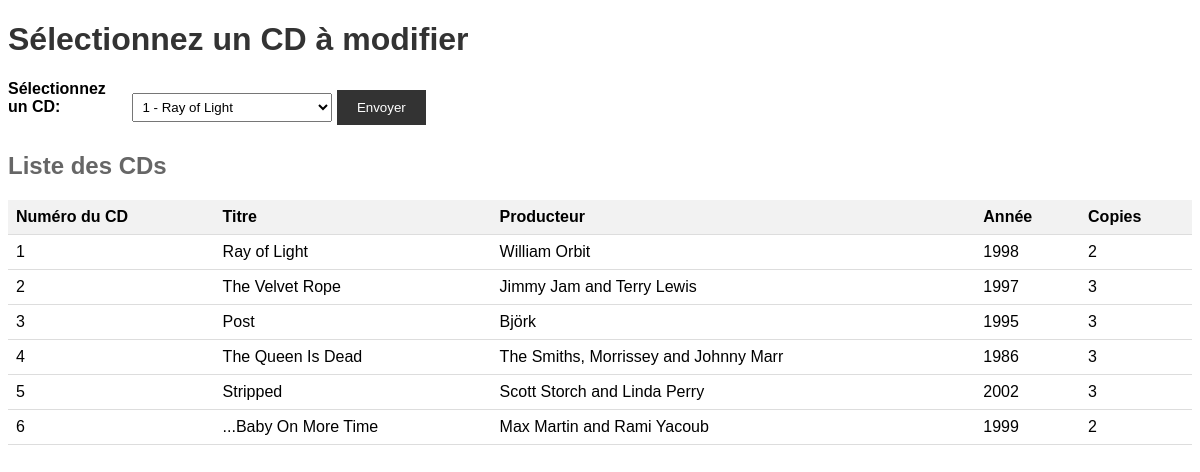
The page /2.choix-cd/choix-cd.php on the database its author committed.
### tables this page shows
CREATE TABLE IF NOT EXISTS CD (
    CD_NUMBER INT PRIMARY KEY,
    TITLE VARCHAR(255),
    PRODUCER VARCHAR(255),
    YEAR INT CHECK (YEAR >= 1800),
    COPIES INT
);

### www/2.choix-cd/choix-cd.php (the view, shortened to what this page needs)
<!DOCTYPE html>
<html>
    <head>
    </head>
    <body>
        <?php
        $bdd = new PDO('mysql:host=ms8db;dbname=groupXX', 'groupXX', 'secret');
        $query = 'SELECT * FROM CD';
        $queryTable = $query;
        $stmt = $bdd->prepare($query);
        $stmt->execute();
        $cds = $stmt->fetchAll(PDO::FETCH_ASSOC);
        ?>
        <h1> Sélectionnez un CD à modifier </h1>
        <form method="post" action="choix-cd.php">
            <p>
            <label for="cds">Sélectionnez un CD:</label>
            <select name="cds" id="cds">
                <?php foreach ($cds as $cd): ?>
                    <option value="<?= $cd['CD_NUMBER'] ?>"><?= $cd['CD_NUMBER'] ?> - <?= $cd['TITLE'] ?></option>
                <?php endforeach; ?>
            </select>
            <input type="submit" value="Envoyer">
            </p>
        </form>
        <h2> Liste des CDs </h2>
            <table>
            <thead>
                <tr>
                <th>Numéro du CD</th>
                <th>Titre</th>
                <th>Producteur</th>
                <th>Année</th>
                <th>Copies</th>
                </tr>
            </thead>
            <tbody>
                <?php
                $stmt = $bdd->query($queryTable);
                while ($row = $stmt->fetch()) {
                echo "<tr>";
                echo "<td>" . $row['CD_NUMBER'] . "</td>";
                echo "<td>" . $row['TITLE'] . "</td>";
                echo "<td>" . $row['PRODUCER'] . "</td>";
                echo "<td>" . $row['YEAR'] . "</td>";
                echo "<td>" . $row['COPIES'] . "</td>";
                echo "</tr>";
                }
                ?>
            </tbody>
            </table>
    </body>
</html>

### www/2.choix-cd/choix-cd.php (style rules this page uses)
body { font-family: Arial, sans-serif; }
h1 { color: #333; }
h2 { color: #666; }
form { margin-bottom: 20px; }
label { display: inline-block; width: 120px; font-weight: bold; }
select { width: 200px; padding: 5px; margin-bottom: 10px; }
input[type="submit"] { padding: 10px 20px; background-color: #333; color: #fff; border: none; cursor: pointer; }
table { border-collapse: collapse; width: 100%; }
th, td { padding: 8px; text-align: left; border-bottom: 1px solid #ddd; }
th { background-color: #f2f2f2; }

### rows shown on the page
cd: CD_NUMBER "1", TITLE "Ray of Light", PRODUCER "William Orbit", YEAR "1998", COPIES "2"
cd: CD_NUMBER "2", TITLE "The Velvet Rope", PRODUCER "Jimmy Jam and Terry Lewis", YEAR "1997", COPIES "3"
cd: CD_NUMBER "3", TITLE "Post", PRODUCER "Björk", YEAR "1995", COPIES "3"
cd: CD_NUMBER "4", TITLE "The Queen Is Dead", PRODUCER "The Smiths, Morrissey and Johnny Marr", YEAR "1986", COPIES "3"
cd: CD_NUMBER "5", TITLE "Stripped", PRODUCER "Scott Storch and Linda Perry", YEAR "2002", COPIES "3"
cd: CD_NUMBER "6", TITLE "...Baby On More Time", PRODUCER "Max Martin and Rami Yacoub", YEAR "1999", COPIES "2"

### other values the page prints
form field cds "1 - Ray of Light"
